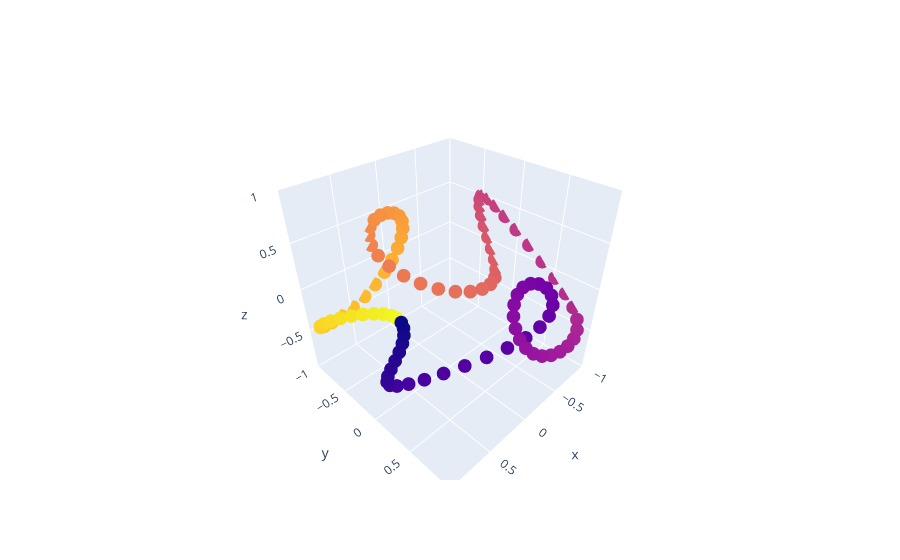

Notebook code for this chart:
### Code cell
Inner_Radius = 0.5

N = 100

def naturals(x):
    return [i for i in range(1,x+1)]

print(naturals(N))

Z = 1

def clock_increment(x):
    increment = 2*np.pi/x
    return increment

LOBES = 4

INNER_RADIUS = 0.25

OUTER_RADIUS = 0.75




def get_wave_in_air(n, z):
    points = []
    for i in naturals(n):
        #rotation_that_i_cant_describe = [0.5*np.cos(clock_increment(n/LOBES)*i)]
        points.append([np.cos(clock_increment(n)*i-0.5*np.sin(clock_increment(n/LOBES)*i)),
                       np.sin(clock_increment(n)*i+0.5*np.cos(clock_increment(n/LOBES)*i)),
                       0.5*np.cos(clock_increment(n/LOBES)*i)])
    return points
    
    

#points = [(0, 0, 0), (1, 2, 3), (2, 0, 1)]  # Replace with your function call.
x, y, z = zip(*get_wave_in_air(N,1))

fig.data = ()
fig.update_scenes(
    xaxis_range=[-1, 1],
    yaxis_range=[-1, 1],
    zaxis_range=[-1, 1],
    aspectmode="cube"
)
fig.add_scatter3d(x=x, y=y, z=z, mode="markers",marker=dict(color=np.linspace(0,1,N)))
fig.show()
